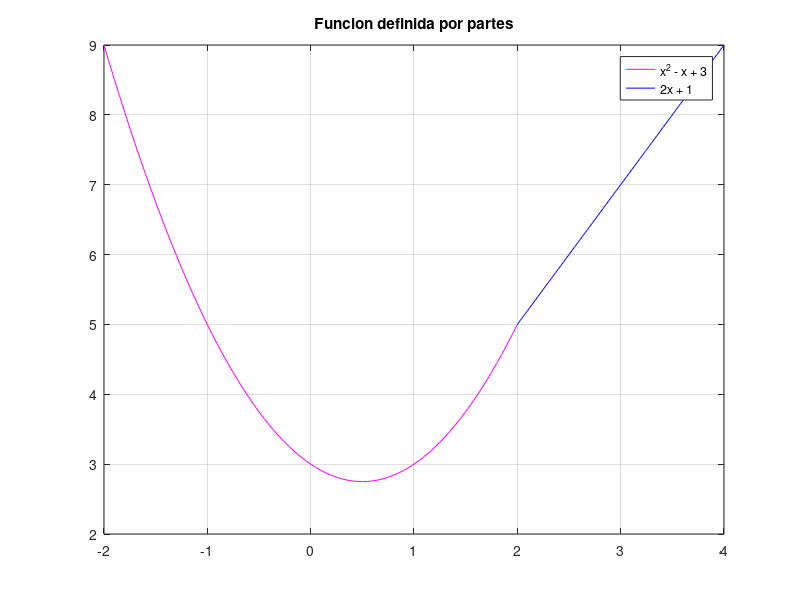
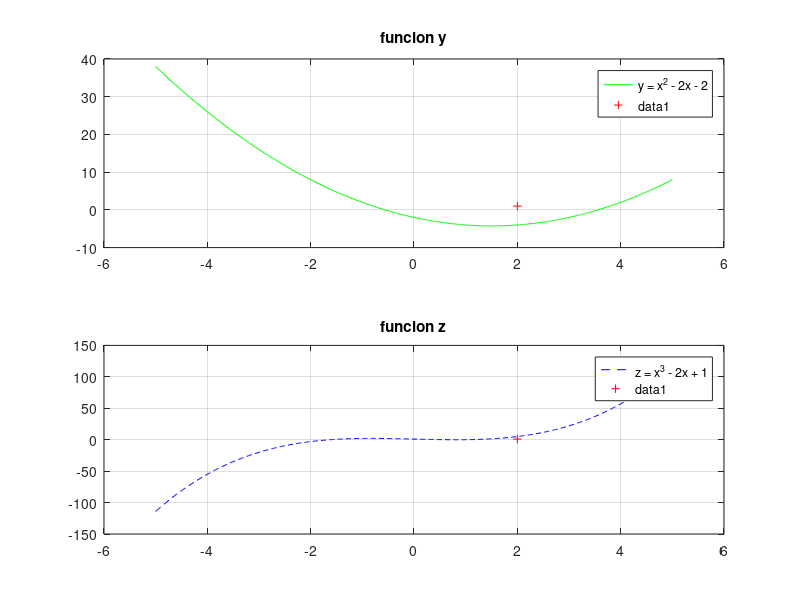

Source code (MATLAB) for these figures, in order: (Note: this script raises an error after producing the figures.)
% --------------- Ejercicios propuestos ---------------

% --------

disp('Ejercicio 1')
x1 = [-2.0 : 0.05 : 2.0];
x2 = [2.0 : 0.01 : 4.0];
y1 = (x1 .^ 2) - x1 + 3;
y2 = (2 * x2) + 1;
figure, plot(x1, y1, '-m', x2, y2, '-b') %Pinta
title('Funcion definida por partes')
legend('x^2 - x + 3', '2x + 1')
grid on

% --------

disp('Ejercicio 2')
x = [-5.0 : 0.02 : 5.0];
y = (x .^ 2) - (3 * x) - 2;
z = (x .^ 3) - (2 * x) + 1;
figure
subplot(2, 1, 1)
plot(x, y, '-g'), title('funcion y'), legend('y = x^2 - 2x - 2')
hold on, plot(2, 1, '+r'), hold off
grid on
subplot(2, 1, 2)
plot(x, z, '--b'), title('funcion z'), legend('z = x^3 - 2x + 1')
hold on, plot(2, 1, '+r'), hold off
grid on

% --------

disp('Ejercicio 3')
A = imread('spine.tif');
R = imnoise(A, 'salt & pepper', 0.05);
h1 = fspecial('average');
h2 = fspecial('gaussian');
M1 = imfilter(R, h1);
M2 = imfilter(R, h2);
figure
subplot(2, 2, 1), subimage(A), title('Imagen original');
subplot(2, 2, 2), subimage(R), title('Imagen con ruido');
subplot(2, 2, 3), subimage(M1), title('Filtro Media');
subplot(2, 2, 4), subimage(M2), title('Filtro Gaussiano');

% --------

disp('Ejercicio 4') 
A = imread('peppers.png');
R = imnoise(A, 'gaussian');
h1 = fspecial('average');
h2 = fspecial('gaussian');
G = imfilter(R, h2);
M = imfilter(R, h1);
figure
subplot(3, 2, 1),subimage(A),title('Imagen original')
subplot(3, 2, 2),subimage(R),title('Imagen con ruido');
subplot(3, 2, 3), subimage(M),title('Filtro Media');
subplot(3, 2, 4),subimage(G),title('Filtro Gaussiano');
subplot(3, 2, 5), imhist(rgb2gray(M)), title('Histograma Media');
subplot(3, 2, 6), imhist(rgb2gray(G)), title('Histograma Gaussiano');
